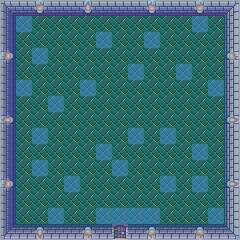

Tiled map render using the project's own tile images. Description and the map definition, with tile-layer contents summarised, below:
An orthogonal 15x15 tile map with 16x16 px tiles, 2 tile layers (Background, Collisions) and 40 objects (24x Spines, 11x SpawnPoint, 4x Gate, PlayerController).

<map version="1.9" tiledversion="1.9.2" orientation="orthogonal" renderorder="right-down" width="15" height="15" tilewidth="16" tileheight="16" infinite="0" nextlayerid="7" nextobjectid="86">
 <tileset firstgid="1" source="MapTileset.tsx" />
 <layer id="1" name="Background" width="15" height="15">
  <data>[225 cells, 225 non-empty, 20 distinct tile ids]</data>
 </layer>
 <objectgroup id="2" name="Objects">
  <object id="37" name="player" class="PlayerController" gid="326" x="112" y="208" width="16" height="16">
   <properties>
    <property name="fromRoom" type="int" value="1" />
   </properties>
  </object>
  <object id="38" name="gate" class="Gate" gid="2" x="96" y="224" width="16" height="16" />
  <object id="39" name="gate" class="Gate" gid="2" x="208" y="128" width="16" height="16" visible="0" />
  <object id="44" name="spines" class="Spines" gid="290" x="80" y="96" width="16" height="16" />
  <object id="45" name="spines" class="Spines" gid="290" x="64" y="192" width="16" height="16" />
  <object id="46" name="spines" class="Spines" gid="290" x="128" y="144" width="16" height="16" />
  <object id="47" name="spines" class="Spines" gid="290" x="160" y="192" width="16" height="16" />
  <object id="48" name="spines" class="Spines" gid="290" x="144" y="48" width="16" height="16" />
  <object id="49" name="spines" class="Spines" gid="290" x="16" y="96" width="16" height="16" />
  <object id="52" name="spawnPoint" class="SpawnPoint" gid="329" x="127" y="32" width="17" height="16">
   <properties>
    <property name="deathTimer" type="float" value="2" />
    <property name="enemiesNumber" type="int" value="3" />
    <property name="enemyDamage" type="float" value="5" />
    <property name="enemyHealth" type="float" value="5" />
    <property name="enemyMaxSpeed" type="float" value="2.5" />
    <property name="enemyMinSpeed" type="float" value="0.3" />
    <property name="enemyType" type="int" value="0" />
    <property name="readyTimer" type="float" value="1" />
    <property name="spawnPointHealth" type="float" value="10" />
    <property name="spawnTimer" type="float" value="2" />
   </properties>
  </object>
  <object id="53" name="spawnPoint" class="SpawnPoint" gid="329" x="48" y="48" width="17" height="16">
   <properties>
    <property name="deathTimer" type="float" value="2" />
    <property name="enemiesNumber" type="int" value="3" />
    <property name="enemyDamage" type="float" value="5" />
    <property name="enemyHealth" type="float" value="5" />
    <property name="enemyMaxSpeed" type="float" value="2.5" />
    <property name="enemyMinSpeed" type="float" value="0.3" />
    <property name="enemyType" type="int" value="0" />
    <property name="readyTimer" type="float" value="1" />
    <property name="spawnPointHealth" type="float" value="10" />
    <property name="spawnTimer" type="float" value="2" />
   </properties>
  </object>
  <object id="54" name="spawnPoint" class="SpawnPoint" gid="329" x="80.0038" y="32" width="16" height="16">
   <properties>
    <property name="deathTimer" type="float" value="2" />
    <property name="enemiesNumber" type="int" value="10" />
    <property name="enemyDamage" type="float" value="5" />
    <property name="enemyHealth" type="float" value="5" />
    <property name="enemyMaxSpeed" type="float" value="2.5" />
    <property name="enemyMinSpeed" type="float" value="0.3" />
    <property name="enemyType" type="int" value="0" />
    <property name="readyTimer" type="float" value="1" />
    <property name="spawnPointHealth" type="float" value="10" />
    <property name="spawnTimer" type="float" value="1.3" />
   </properties>
  </object>
  <object id="55" name="spawnPoint" class="SpawnPoint" gid="329" x="175" y="48" width="17" height="16">
   <properties>
    <property name="deathTimer" type="float" value="2" />
    <property name="enemiesNumber" type="int" value="5" />
    <property name="enemyDamage" type="float" value="5" />
    <property name="enemyHealth" type="float" value="5" />
    <property name="enemyMaxSpeed" type="float" value="2.5" />
    <property name="enemyMinSpeed" type="float" value="0.3" />
    <property name="enemyType" type="int" value="0" />
    <property name="readyTimer" type="float" value="1" />
    <property name="spawnPointHealth" type="float" value="10" />
    <property name="spawnTimer" type="float" value="1" />
   </properties>
  </object>
  <object id="56" name="spines" class="Spines" gid="290" x="208" y="224" width="16" height="16" />
  <object id="57" name="spines" class="Spines" gid="290" x="176" y="80" width="16" height="16" />
  <object id="58" name="spines" class="Spines" gid="290" x="32" y="144" width="16" height="16" />
  <object id="59" name="spines" class="Spines" gid="290" x="192" y="160" width="16" height="16" />
  <object id="60" name="spines" class="Spines" gid="290" x="96" y="160" width="16" height="16" />
  <object id="61" name="spines" class="Spines" gid="290" x="16" y="32" width="16" height="16" />
  <object id="62" name="spines" class="Spines" gid="290" x="144" y="224" width="16" height="16" />
  <object id="63" name="spines" class="Spines" gid="290" x="48" y="224" width="16" height="16" />
  <object id="64" name="spines" class="Spines" gid="290" x="96" y="48" width="16" height="16" />
  <object id="67" name="gate" class="Gate" gid="2" x="112" y="224" width="16" height="16" />
  <object id="68" name="spines" class="Spines" gid="290" x="160" y="144" width="16" height="16" />
  <object id="69" name="spines" class="Spines" gid="290" x="192.188" y="191.906" width="16" height="16" />
  <object id="70" name="spines" class="Spines" gid="290" x="208" y="96" width="16" height="16" />
  <object id="71" name="spines" class="Spines" gid="290" x="192" y="32" width="16" height="16" />
  <object id="72" name="spines" class="Spines" gid="290" x="32" y="64" width="16" height="16" />
  <object id="73" name="spines" class="Spines" gid="290" x="48" y="112" width="16" height="16" />
  <object id="74" name="spines" class="Spines" gid="290" x="32" y="176" width="16" height="16" />
  <object id="75" name="spines" class="Spines" gid="290" x="112" y="176" width="16" height="16" />
  <object id="76" name="gate" class="Gate" gid="2" x="128" y="224" width="16" height="16" />
  <object id="77" name="spines" class="Spines" gid="290" x="128.184" y="79.9699" width="16" height="16" />
  <object id="78" name="spawnPoint" class="SpawnPoint" gid="329" x="207" y="32" width="17" height="16">
   <properties>
    <property name="deathTimer" type="float" value="2" />
    <property name="enemiesNumber" type="int" value="5" />
    <property name="enemyDamage" type="float" value="5" />
    <property name="enemyHealth" type="float" value="5" />
    <property name="enemyMaxSpeed" type="float" value="2.5" />
    <property name="enemyMinSpeed" type="float" value="0.3" />
    <property name="enemyType" type="int" value="0" />
    <property name="readyTimer" type="float" value="1" />
    <property name="spawnPointHealth" type="float" value="10" />
    <property name="spawnTimer" type="float" value="1" />
   </properties>
  </object>
  </objectgroup>
 <layer id="5" name="Collisions" width="15" height="15" opacity="0.5">
  <data>[225 cells, 149 non-empty, 2 distinct tile ids]</data>
 </layer>
</map>
<!-- 6 of 40 objects omitted -->